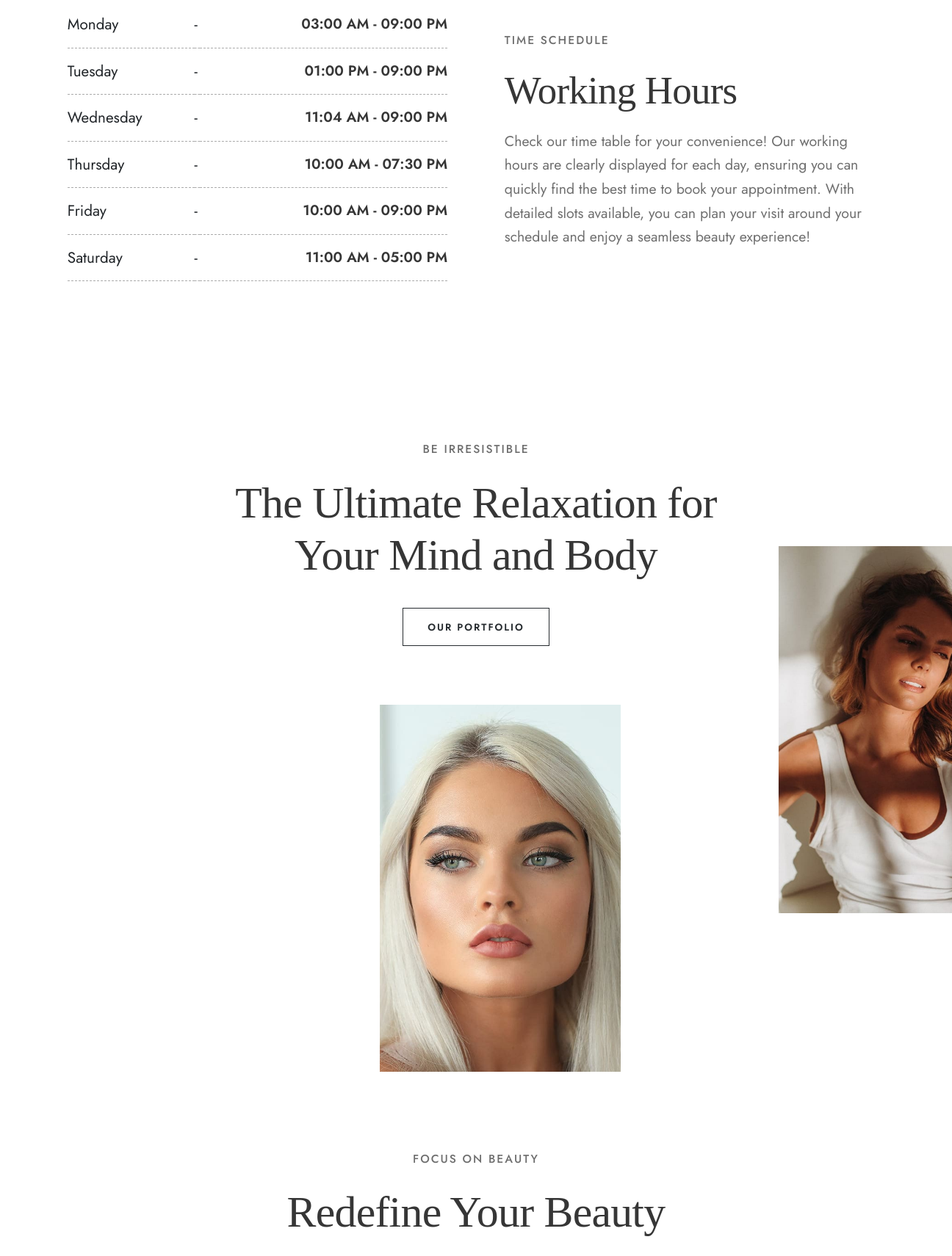
The page /about.php (middle part) on the database as committed earlier.
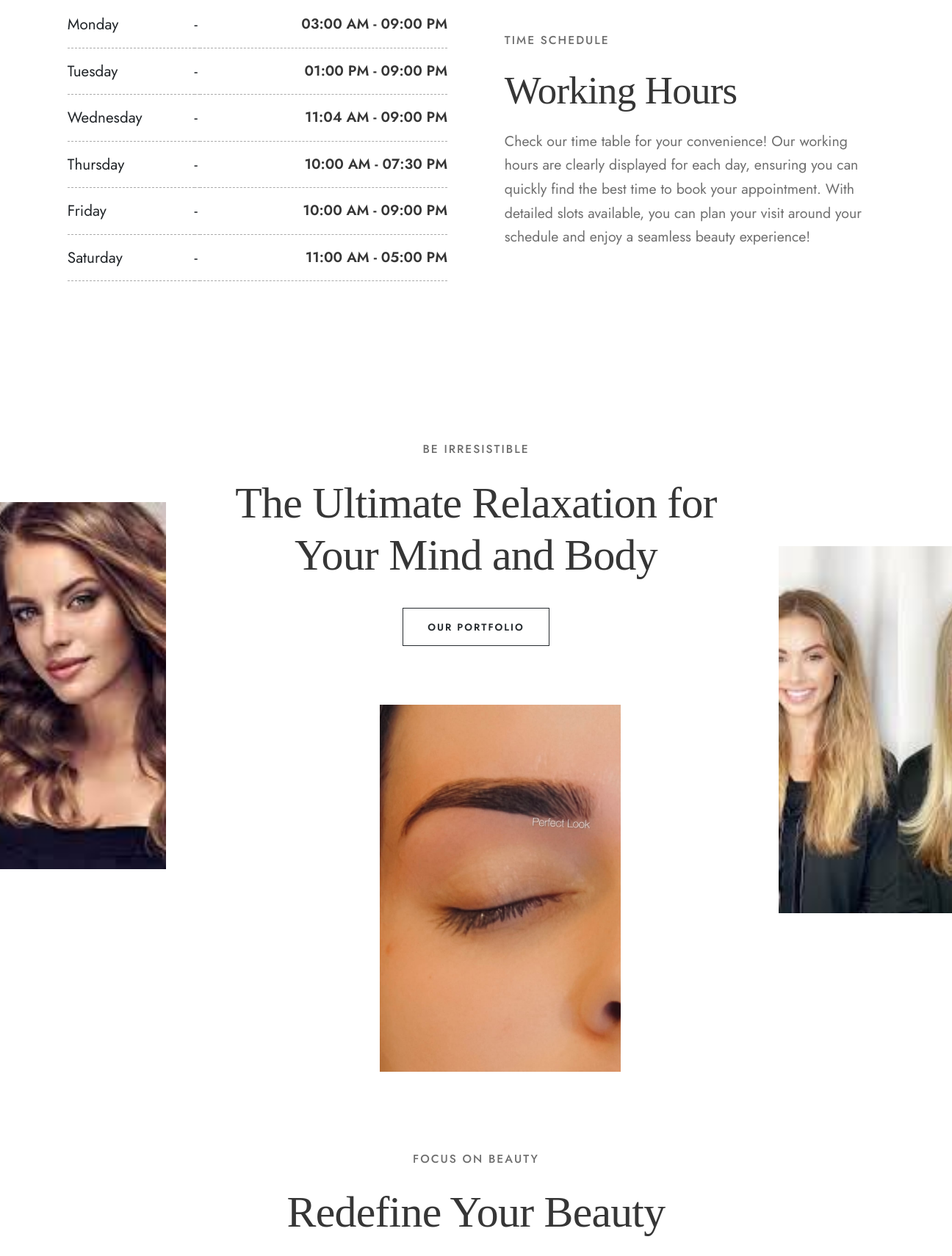
The same page on the database as committed later.
### tables this page shows
CREATE TABLE `business_hours` (
  `id` int(11) NOT NULL,
  `day` varchar(20) NOT NULL,
  `open_time` time NOT NULL,
  `close_time` time NOT NULL
);

CREATE TABLE `portfolio` (
  `id` int(60) NOT NULL,
  `file` varchar(200) DEFAULT NULL
);

### asset.php (called while the page is built, shortened)
<?php
$web_link="admin2/";
?>

### about.php (the view, shortened to what this page needs)
<?php
include 'asset.php';
?>
<!doctype html>
<html lang="en">
<head>
	<link href="css/bootstrap.min.css" rel="stylesheet">
	<link href="css/flaticon.css" rel="stylesheet">
<link rel="stylesheet" href="https://cdnjs.cloudflare.com/ajax/libs/font-awesome/5.15.4/css/all.min.css">
	<link href="css/menu.css" rel="stylesheet">
	<link id="effect" href="css/dropdown-effects/fade-down.css" media="all" rel="stylesheet">
	<link href="css/magnific-popup.css" rel="stylesheet">
	<link href="css/owl.carousel.min.css" rel="stylesheet">
	<link href="css/owl.theme.default.min.css" rel="stylesheet">
	<link href="css/datetimepicker.min.css" rel="stylesheet">
	<link href="css/lunar.css" rel="stylesheet">
	<link href="css/animate.css" rel="stylesheet">
	<link href="css/style.css" rel="stylesheet">
	<link href="css/responsive.css" rel="stylesheet">
</head>
<body>
		<?php include 'header-1.php'; ?>
        <?php
        $sql = "SELECT * FROM business_hours";
$result1 = mysqli_query($conn, $sql);
?>
		<section class="py-8 ct-table content-section division">
			<div class="container">
				<div class="row d-flex align-items-center">
					<div class="col-lg-6 order-last order-lg-2">
						<div class="txt-table left-column wow fadeInRight">
							<table class="table">
                            <tbody>
                            <?php while ($row = mysqli_fetch_assoc($result1)) { ?>
                            <tr>
                                <td><?php echo $row['day']; ?></td>
                                <td>-</td>
                                <td class="text-end">
                                    <?php
                                    echo date("h:i A", strtotime($row['open_time'])) . " - " .
                                         date("h:i A", strtotime($row['close_time']));
                                    ?>
                                </td>
                            </tr>
                            <?php } ?>
                        </tbody>
							</table>
						</div>
					</div>
					<div class="col-lg-6 order-first order-lg-2">
						<div class="right-column wow fadeInLeft">
							<span class="section-id">Time Schedule</span>
							<h2 class="h2-md">Working Hours</h2>
							<p class="mb-0">Check our time table for your convenience! Our working hours are clearly displayed for each day, ensuring you can quickly find the best time to book your appointment. With detailed slots available, you can plan your visit around your schedule and enjoy a seamless beauty experience!
							</p>
						</div>
					</div>
				</div>
			</div>
		</section>
			<?php
$sql = "SELECT * FROM portfolio order BY id DESC LIMIT 1";
$result = mysqli_query($conn, $sql);
if (mysqli_num_rows($result) > 0) {
    while ($row = mysqli_fetch_assoc($result)) {
        $imagePath = $web_link.$row['file'];
        ?>
		<section class="pt-8 about-5 about-section">
			<div class="container-fluid">
				<div class="row">
					<div class="col">
						<div id="ab-5-1" class="about-5-img">
							<img class="img-fluid" src="<?php echo $imagePath; ?>" alt="Image" style="width: 500px; height: 500px; object-fit: cover;" >
						</div>
					</div>
					<?php
	} }
?>
<?php
$sql = "SELECT * FROM portfolio ORDER BY id DESC LIMIT 1 OFFSET 1";
$result = mysqli_query($conn, $sql);
if (mysqli_num_rows($result) > 0) {
    while ($row = mysqli_fetch_assoc($result)) {
        $imagePath = $web_link.$row['file'];
        ?>
					<div class="col-md-8 col-lg-7 order-first order-md-1">
						<div class="txt-block">
							<span class="section-id">Be Irresistible</span>
							<h2 class="h2-title">The Ultimate Relaxation for Your Mind and Body</h2>
							<a href="gallery.php" class="btn btn--tra-black hover--black">Our Portfolio</a>
							<div id="ab-5-2" class="about-5-img">
								<img class="img-fluid" src="<?php echo $imagePath; ?>" alt="Image" style="width: 500px; height: 500px; object-fit: cover;" alt="about-image">
							</div>
						</div>
					</div>
					<?php
	} }
?>
<?php
$sql = "SELECT * FROM portfolio ORDER BY id DESC LIMIT 1 OFFSET 2";
$result = mysqli_query($conn, $sql);
if (mysqli_num_rows($result) > 0) {
    while ($row = mysqli_fetch_assoc($result)) {
        $imagePath = $web_link.$row['file'];
        ?>
					<div class="col order-last order-md-2">
						<div id="ab-5-3" class="about-5-img">
							<img class="img-fluid" src="<?php echo $imagePath; ?>" alt="Image" style="width: 500px; height: 500px; object-fit: cover;" alt="about-image" alt="about-image">
						</div>
					</div>
				</div>
			</div>
		</section>
		<?php
	} }
?>
		<section class="py-8 ct-09 content-section division">
			<div class="container text-center">
				<div class="row justify-content-center">
					<div class="col-md-10 col-lg-8">
						<div class="section-title text-center mb-6">
							<span class="section-id">Focus On Beauty</span>
							<h2 class="h2-title">Redefine Your Beauty</h2>
						</div>
					</div>
				</div>
			</div>
		</section>
</body>
</html>

Rows that differ between the two databases and show on the page:
no longer on this page (row unchanged): portfolio: file (picture)
no longer on this page (row unchanged): portfolio: file (picture)
added portfolio: file (picture), shown under "Working Hours"
added portfolio: file (picture)
added portfolio: file (picture)
